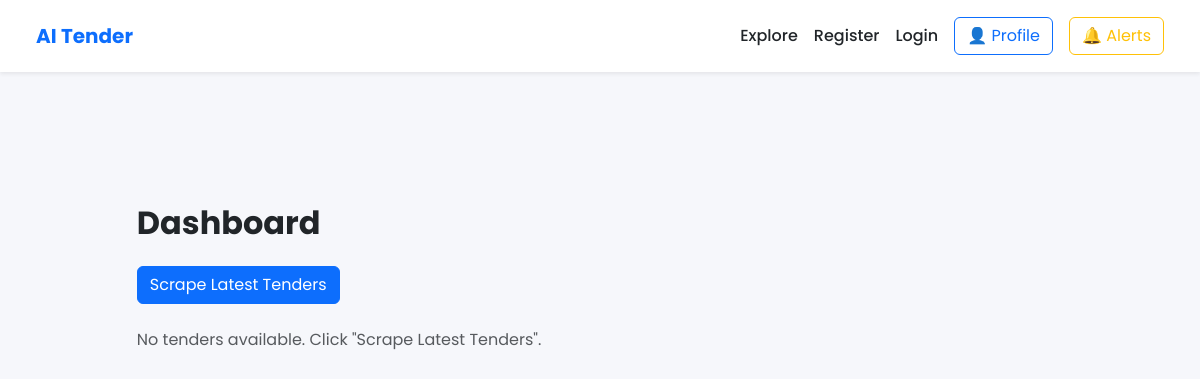
The app's page /dashboard, older data.
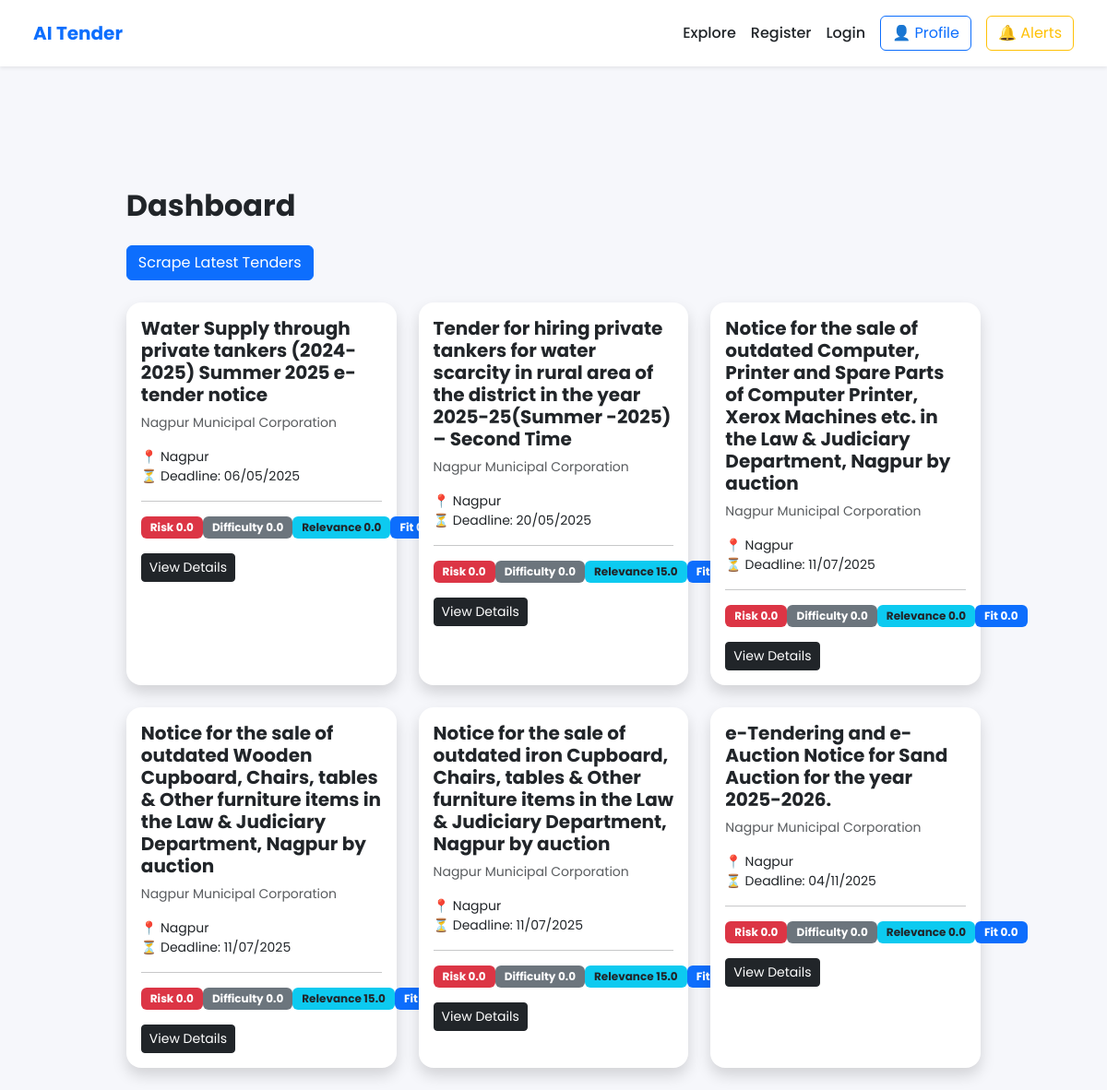
The same page, newer data.
### tables this page shows
CREATE TABLE tenders (
        id INTEGER PRIMARY KEY AUTOINCREMENT,
        title TEXT,
        department TEXT,
        location TEXT,
        deadline TEXT,
        emd INTEGER,
        category TEXT,
        description TEXT,
        relevance_score REAL,
        risk_score REAL,
        difficulty_score REAL,
        fit_score REAL
    );

### app.py (the view)
@app.route("/dashboard")
def dashboard():
    conn = get_connection()
    cursor = conn.cursor()
    cursor.execute("""
    SELECT * FROM tenders
    ORDER BY id DESC
    LIMIT 6
    """)
    tenders = cursor.fetchall()
    conn.close()
    return render_template("dashboard.html", tenders=tenders)

### database.py (called while the page is built)
def get_connection():
    conn = sqlite3.connect(DB_NAME)
    conn.row_factory = sqlite3.Row
    return conn

### templates/dashboard.html
{% extends "base.html" %}
{% block content %}
<div class="container mt-4">
<h2 class="mb-4 fw-bold">Dashboard</h2>
<a href="/scrape" class="btn btn-primary mb-4">
Scrape Latest Tenders
</a>
{% if tenders %}
<div class="row">
{% for t in tenders %}
<div class="col-md-4 mb-4">
<div class="card shadow rounded-4 h-100 border-0">
<div class="card-body">
<h5 class="fw-bold">{{ t.title }}</h5>
<p class="text-muted small">
{{ t.department }}
</p>
<p class="small">
📍 {{ t.location }} <br>
⏳ Deadline: {{ t.deadline }}
</p>
<hr>
<div class="d-flex justify-content-between small">
<span class="badge bg-danger">
Risk {{ t.risk_score }}
</span>
<span class="badge bg-secondary">
Difficulty {{ t.difficulty_score }}
</span>
<span class="badge bg-info text-dark">
Relevance {{ t.relevance_score }}
</span>
<span class="badge bg-primary">
Fit {{ t.fit_score }}
</span>
</div>
<div class="mt-3">
<a href="/tender/{{ t.id }}" class="btn btn-dark btn-sm">
View Details
</a>
</div>
</div>
</div>
</div>
{% endfor %}
</div>
{% else %}
<p class="text-muted">No tenders available. Click "Scrape Latest Tenders".</p>
{% endif %}
</div>
{% endblock %}

Row changes from the older to the newer data that the page shows:
added tenders: title "Water Supply through private tankers (2024-2025) Summer 2025 e-tender notice", department "Nagpur Municipal Corporation", location "Nagpur", deadline "06/05/2025", risk_score "0.0", difficulty_score "0.0", relevance_score "0.0"
added tenders: title "Tender for hiring private tankers for water scarcity in rural area of the district in the year 2025-25(Summer -2025) – Second Time", department "Nagpur Municipal Corporation", location "Nagpur", deadline "20/05/2025", risk_score "0.0", difficulty_score "0.0", relevance_score "15.0"
added tenders: title "Notice for the sale of outdated Computer, Printer and Spare Parts of Computer Printer, Xerox Machines etc. in the Law & Judiciary Department, Nagpur by auction", department "Nagpur Municipal Corporation", location "Nagpur", deadline "11/07/2025", risk_score "0.0", difficulty_score "0.0", relevance_score "0.0", fit_score "0.0"
added tenders: title "Notice for the sale of outdated Wooden Cupboard, Chairs, tables & Other furniture items in the Law & Judiciary Department, Nagpur by auction", department "Nagpur Municipal Corporation", location "Nagpur", deadline "11/07/2025", risk_score "0.0", difficulty_score "0.0", relevance_score "15.0"
added tenders: title "Notice for the sale of outdated iron Cupboard, Chairs, tables & Other furniture items in the Law & Judiciary Department, Nagpur by auction", department "Nagpur Municipal Corporation", location "Nagpur", deadline "11/07/2025", risk_score "0.0", difficulty_score "0.0", relevance_score "15.0"
added tenders: title "e-Tendering and e-Auction Notice for Sand Auction for the year 2025-2026.", department "Nagpur Municipal Corporation", location "Nagpur", deadline "04/11/2025", risk_score "0.0", difficulty_score "0.0", relevance_score "0.0", fit_score "0.0"
Text that changed along with them:
text no longer shown: "No tenders available. Click \"Scrape Latest Tenders\"."
